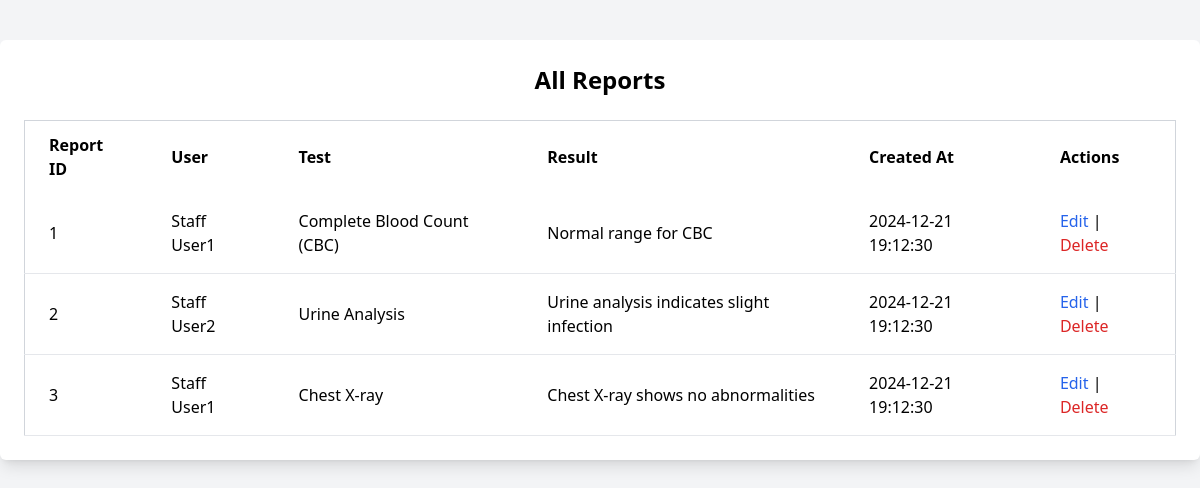
Screenshot of /pages/reports/view_reports.php (signed in) with the database file from the repository.
### tables this page shows
CREATE TABLE reports (
    id INT AUTO_INCREMENT PRIMARY KEY,
    user_id INT,
    testing_id INT,
    result TEXT,
    created_at TIMESTAMP DEFAULT CURRENT_TIMESTAMP,
    FOREIGN KEY (user_id) REFERENCES users(id),
    FOREIGN KEY (testing_id) REFERENCES testings(id)
);

CREATE TABLE users (
    id INT AUTO_INCREMENT PRIMARY KEY,
    name VARCHAR(255) NOT NULL,
    email VARCHAR(255) UNIQUE NOT NULL,
    password VARCHAR(255) NOT NULL,
    role ENUM('admin', 'staff') DEFAULT 'staff',
    created_at TIMESTAMP DEFAULT CURRENT_TIMESTAMP
);

CREATE TABLE testings (
    id INT AUTO_INCREMENT PRIMARY KEY,
    category_id INT,
    name VARCHAR(255) NOT NULL,
    price DECIMAL(10, 2) NOT NULL,
    created_at TIMESTAMP DEFAULT CURRENT_TIMESTAMP,
    FOREIGN KEY (category_id) REFERENCES categories(id)
);

### pages/reports/view_reports.php (the view, shortened to what this page needs)
<?php
include '../../config/database.php';
$query = "SELECT reports.id, users.name AS user_name, testings.name AS testing_name, reports.result, reports.created_at
          FROM reports
          JOIN users ON reports.user_id = users.id
          JOIN testings ON reports.testing_id = testings.id";
$stmt = $conn->prepare($query);
$stmt->execute();
$reports = $stmt->fetchAll(PDO::FETCH_ASSOC);
?>
<!DOCTYPE html>
<html lang="en">
<head>
    <script src="https://cdn.tailwindcss.com"></script>
</head>
<body class="bg-gray-100">
    <div class="max-w-7xl mx-auto mt-10 p-6 bg-white shadow-lg rounded-md">
        <h2 class="text-2xl font-semibold text-center mb-6">All Reports</h2>
        <table class="min-w-full bg-white border border-gray-300">
            <thead>
                <tr>
                    <th class="px-6 py-3 text-left">Report ID</th>
                    <th class="px-6 py-3 text-left">User</th>
                    <th class="px-6 py-3 text-left">Test</th>
                    <th class="px-6 py-3 text-left">Result</th>
                    <th class="px-6 py-3 text-left">Created At</th>
                    <th class="px-6 py-3 text-left">Actions</th>
                </tr>
            </thead>
            <tbody>
                <?php foreach ($reports as $report): ?>
                    <tr class="border-b">
                        <td class="px-6 py-4"><?php echo $report['id']; ?></td>
                        <td class="px-6 py-4"><?php echo $report['user_name']; ?></td>
                        <td class="px-6 py-4"><?php echo $report['testing_name']; ?></td>
                        <td class="px-6 py-4"><?php echo $report['result']; ?></td>
                        <td class="px-6 py-4"><?php echo $report['created_at']; ?></td>
                        <td class="px-6 py-4">
                            <a href="edit_report.php?id=<?php echo $report['id']; ?>" class="text-blue-600 hover:text-blue-800">Edit</a> |
                            <a href="delete_report.php?id=<?php echo $report['id']; ?>" class="text-red-600 hover:text-red-800">Delete</a>
                        </td>
                    </tr>
                <?php endforeach; ?>
            </tbody>
        </table>
    </div>
</body>
</html>

### rows the page displays
reports: id "1", user.name "Staff User1", testing.name "Complete Blood Count (CBC)", result "Normal range for CBC", created_at "2024-12-21 19:12:30"
reports: id "2", user.name "Staff User2", testing.name "Urine Analysis", result "Urine analysis indicates slight infection", created_at "2024-12-21 19:12:30"
reports: id "3", user.name "Staff User1", testing.name "Chest X-ray", result "Chest X-ray shows no abnormalities", created_at "2024-12-21 19:12:30"
